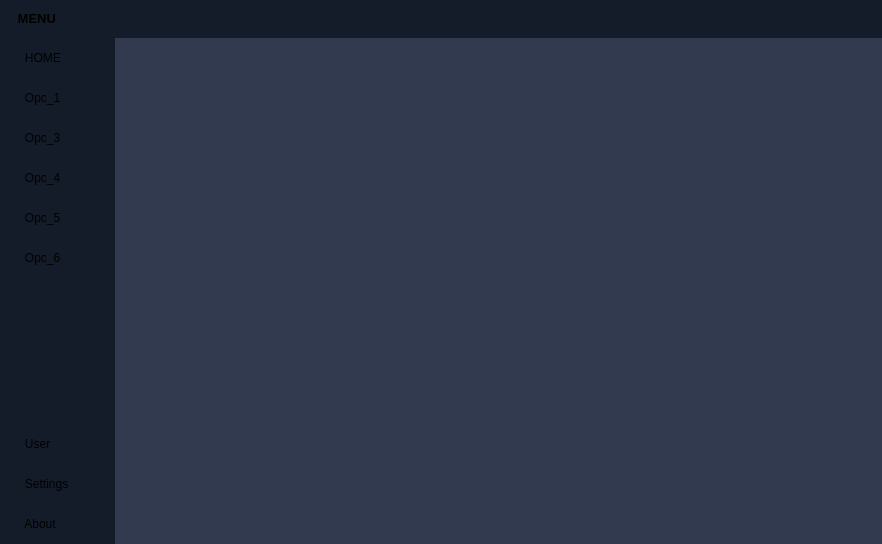
<?xml version="1.0" encoding="UTF-8"?>
<ui version="4.0">
 <class>MainWindow</class>
 <widget class="QMainWindow" name="MainWindow">
  <property name="geometry">
   <rect>
    <x>0</x>
    <y>0</y>
    <width>882</width>
    <height>544</height>
   </rect>
  </property>
  <property name="windowTitle">
   <string>MainWindow</string>
  </property>
  <widget class="QWidget" name="centralwidget">
   <property name="styleSheet">
    <string notr="true">* {
    border: none;
    background-color: transparent;
}</string>
   </property>
   <layout class="QVBoxLayout" name="verticalLayout">
    <property name="spacing">
     <number>0</number>
    </property>
    <property name="leftMargin">
     <number>0</number>
    </property>
    <property name="topMargin">
     <number>0</number>
    </property>
    <property name="rightMargin">
     <number>0</number>
    </property>
    <property name="bottomMargin">
     <number>0</number>
    </property>
    <item>
     <widget class="QFrame" name="frame_superior">
      <property name="minimumSize">
       <size>
        <width>0</width>
        <height>37</height>
       </size>
      </property>
      <property name="maximumSize">
       <size>
        <width>16777215</width>
        <height>37</height>
       </size>
      </property>
      <property name="styleSheet">
       <string notr="true">background-color: #141C29;

</string>
      </property>
      <property name="frameShape">
       <enum>QFrame::StyledPanel</enum>
      </property>
      <property name="frameShadow">
       <enum>QFrame::Raised</enum>
      </property>
      <layout class="QHBoxLayout" name="horizontalLayout_2">
       <property name="spacing">
        <number>1</number>
       </property>
       <property name="leftMargin">
        <number>5</number>
       </property>
       <property name="topMargin">
        <number>0</number>
       </property>
       <property name="rightMargin">
        <number>0</number>
       </property>
       <property name="bottomMargin">
        <number>0</number>
       </property>
       <item>
        <widget class="QPushButton" name="btn_menu">
         <property name="font">
          <font>
           <pointsize>10</pointsize>
           <bold>true</bold>
          </font>
         </property>
         <property name="styleSheet">
          <string notr="true">QPushButton{
	border: 20px;
    padding-left: 5px; 
}

QPushButton:hover{
  background-color: #323A4F;
  padding-left: 5px; 
}

QPushButton:pressed {
    background-color: #1E2738; 
    padding-left: 5px; 
}</string>
         </property>
         <property name="text">
          <string>  MENU </string>
         </property>
         <property name="icon">
          <iconset resource="icon.qrc">
           <normaloff>:/img/icon_light/menu.svg</normaloff>:/img/icon_light/menu.svg</iconset>
         </property>
         <property name="iconSize">
          <size>
           <width>30</width>
           <height>30</height>
          </size>
         </property>
        </widget>
       </item>
       <item>
        <spacer name="horizontalSpacer">
         <property name="orientation">
          <enum>Qt::Horizontal</enum>
         </property>
         <property name="sizeHint" stdset="0">
          <size>
           <width>489</width>
           <height>20</height>
          </size>
         </property>
        </spacer>
       </item>
      </layout>
     </widget>
    </item>
    <item>
     <widget class="QFrame" name="frame_inferior">
      <property name="styleSheet">
       <string notr="true">    background-color: #141C29;
</string>
      </property>
      <property name="frameShape">
       <enum>QFrame::StyledPanel</enum>
      </property>
      <property name="frameShadow">
       <enum>QFrame::Raised</enum>
      </property>
      <layout class="QHBoxLayout" name="horizontalLayout">
       <property name="spacing">
        <number>0</number>
       </property>
       <property name="leftMargin">
        <number>0</number>
       </property>
       <property name="topMargin">
        <number>1</number>
       </property>
       <property name="rightMargin">
        <number>0</number>
       </property>
       <property name="bottomMargin">
        <number>0</number>
       </property>
       <item alignment="Qt::AlignLeft">
        <widget class="QFrame" name="frame_lateral">
         <property name="sizePolicy">
          <sizepolicy hsizetype="Expanding" vsizetype="Preferred">
           <horstretch>0</horstretch>
           <verstretch>0</verstretch>
          </sizepolicy>
         </property>
         <property name="minimumSize">
          <size>
           <width>0</width>
           <height>0</height>
          </size>
         </property>
         <property name="maximumSize">
          <size>
           <width>16777215</width>
           <height>16777215</height>
          </size>
         </property>
         <property name="styleSheet">
          <string notr="true"> QPushButton {
    background-color: #141C29;
    border-top-left-radius: 20px;
    border-bottom-left-radius: 20px;
    font: 75 12pt 'Arial Narrow';
    padding-left: 10px;
    min-width: 100px;
    text-align: left;
}

QPushButton:hover {
   color: #66FFCC;
}

QPushButton:pressed {
    background-color: #111824;
	color: #ffffff;
}

QFrame {
    background-color: #141C29;
}</string>
         </property>
         <property name="frameShape">
          <enum>QFrame::StyledPanel</enum>
         </property>
         <property name="frameShadow">
          <enum>QFrame::Raised</enum>
         </property>
         <layout class="QVBoxLayout" name="verticalLayout_3">
          <property name="spacing">
           <number>0</number>
          </property>
          <property name="leftMargin">
           <number>5</number>
          </property>
          <property name="topMargin">
           <number>0</number>
          </property>
          <property name="rightMargin">
           <number>0</number>
          </property>
          <property name="bottomMargin">
           <number>0</number>
          </property>
          <item>
           <widget class="QFrame" name="frame_3">
            <property name="minimumSize">
             <size>
              <width>0</width>
              <height>0</height>
             </size>
            </property>
            <property name="maximumSize">
             <size>
              <width>16777215</width>
              <height>16777215</height>
             </size>
            </property>
            <property name="frameShape">
             <enum>QFrame::StyledPanel</enum>
            </property>
            <property name="frameShadow">
             <enum>QFrame::Raised</enum>
            </property>
            <layout class="QVBoxLayout" name="verticalLayout_4">
             <property name="spacing">
              <number>0</number>
             </property>
             <property name="leftMargin">
              <number>0</number>
             </property>
             <property name="topMargin">
              <number>0</number>
             </property>
             <property name="rightMargin">
              <number>0</number>
             </property>
             <property name="bottomMargin">
              <number>0</number>
             </property>
             <item>
              <widget class="QPushButton" name="bt_uno_2">
               <property name="sizePolicy">
                <sizepolicy hsizetype="Minimum" vsizetype="Fixed">
                 <horstretch>0</horstretch>
                 <verstretch>0</verstretch>
                </sizepolicy>
               </property>
               <property name="minimumSize">
                <size>
                 <width>110</width>
                 <height>40</height>
                </size>
               </property>
               <property name="maximumSize">
                <size>
                 <width>16777215</width>
                 <height>40</height>
                </size>
               </property>
               <property name="baseSize">
                <size>
                 <width>0</width>
                 <height>0</height>
                </size>
               </property>
               <property name="contextMenuPolicy">
                <enum>Qt::PreventContextMenu</enum>
               </property>
               <property name="acceptDrops">
                <bool>true</bool>
               </property>
               <property name="text">
                <string>   HOME  </string>
               </property>
               <property name="icon">
                <iconset resource="icon.qrc">
                 <normaloff>:/img/icon_light/home.svg</normaloff>:/img/icon_light/home.svg</iconset>
               </property>
               <property name="iconSize">
                <size>
                 <width>20</width>
                 <height>20</height>
                </size>
               </property>
               <property name="autoRepeatDelay">
                <number>300</number>
               </property>
              </widget>
             </item>
             <item>
              <widget class="QPushButton" name="bt_uno">
               <property name="minimumSize">
                <size>
                 <width>110</width>
                 <height>40</height>
                </size>
               </property>
               <property name="maximumSize">
                <size>
                 <width>16777215</width>
                 <height>40</height>
                </size>
               </property>
               <property name="text">
                <string>   Opc_1</string>
               </property>
               <property name="icon">
                <iconset resource="icon.qrc">
                 <normaloff>:/img/icon_light/user-plus.svg</normaloff>:/img/icon_light/user-plus.svg</iconset>
               </property>
               <property name="iconSize">
                <size>
                 <width>20</width>
                 <height>20</height>
                </size>
               </property>
              </widget>
             </item>
             <item>
              <widget class="QPushButton" name="bt_dos">
               <property name="minimumSize">
                <size>
                 <width>110</width>
                 <height>40</height>
                </size>
               </property>
               <property name="maximumSize">
                <size>
                 <width>16777215</width>
                 <height>40</height>
                </size>
               </property>
               <property name="text">
                <string>   Opc_3</string>
               </property>
               <property name="icon">
                <iconset resource="icon.qrc">
                 <normaloff>:/img/icon_light/edit.svg</normaloff>:/img/icon_light/edit.svg</iconset>
               </property>
               <property name="iconSize">
                <size>
                 <width>20</width>
                 <height>20</height>
                </size>
               </property>
              </widget>
             </item>
             <item>
              <widget class="QPushButton" name="bt_tres">
               <property name="minimumSize">
                <size>
                 <width>110</width>
                 <height>40</height>
                </size>
               </property>
               <property name="maximumSize">
                <size>
                 <width>16777215</width>
                 <height>40</height>
                </size>
               </property>
               <property name="text">
                <string>   Opc_4</string>
               </property>
               <property name="icon">
                <iconset resource="icon.qrc">
                 <normaloff>:/img/icon_light/plus-square.svg</normaloff>:/img/icon_light/plus-square.svg</iconset>
               </property>
               <property name="iconSize">
                <size>
                 <width>20</width>
                 <height>20</height>
                </size>
               </property>
              </widget>
             </item>
             <item>
              <widget class="QPushButton" name="bt_cuatro">
               <property name="minimumSize">
                <size>
                 <width>110</width>
                 <height>40</height>
                </size>
               </property>
               <property name="maximumSize">
                <size>
                 <width>16777215</width>
                 <height>40</height>
                </size>
               </property>
               <property name="text">
                <string>   Opc_5</string>
               </property>
               <property name="icon">
                <iconset resource="icon.qrc">
                 <normaloff>:/img/icon_light/folder-plus.svg</normaloff>:/img/icon_light/folder-plus.svg</iconset>
               </property>
               <property name="iconSize">
                <size>
                 <width>20</width>
                 <height>20</height>
                </size>
               </property>
              </widget>
             </item>
             <item>
              <widget class="QPushButton" name="bt_cinco">
               <property name="minimumSize">
                <size>
                 <width>110</width>
                 <height>40</height>
                </size>
               </property>
               <property name="maximumSize">
                <size>
                 <width>16777215</width>
                 <height>40</height>
                </size>
               </property>
               <property name="text">
                <string>   Opc_6</string>
               </property>
               <property name="icon">
                <iconset resource="icon.qrc">
                 <normaloff>:/img/icon_light/check-square.svg</normaloff>:/img/icon_light/check-square.svg</iconset>
               </property>
               <property name="iconSize">
                <size>
                 <width>20</width>
                 <height>20</height>
                </size>
               </property>
              </widget>
             </item>
            </layout>
           </widget>
          </item>
          <item>
           <spacer name="verticalSpacer">
            <property name="orientation">
             <enum>Qt::Vertical</enum>
            </property>
            <property name="sizeHint" stdset="0">
             <size>
              <width>20</width>
              <height>108</height>
             </size>
            </property>
           </spacer>
          </item>
          <item>
           <widget class="QFrame" name="frame_5">
            <property name="styleSheet">
             <string notr="true"/>
            </property>
            <property name="frameShape">
             <enum>QFrame::StyledPanel</enum>
            </property>
            <property name="frameShadow">
             <enum>QFrame::Raised</enum>
            </property>
            <property name="lineWidth">
             <number>1</number>
            </property>
            <layout class="QVBoxLayout" name="verticalLayout_5">
             <property name="spacing">
              <number>0</number>
             </property>
             <property name="leftMargin">
              <number>0</number>
             </property>
             <property name="topMargin">
              <number>0</number>
             </property>
             <property name="rightMargin">
              <number>0</number>
             </property>
             <property name="bottomMargin">
              <number>0</number>
             </property>
             <item>
              <widget class="QPushButton" name="pushButton_6">
               <property name="minimumSize">
                <size>
                 <width>110</width>
                 <height>40</height>
                </size>
               </property>
               <property name="maximumSize">
                <size>
                 <width>16777215</width>
                 <height>40</height>
                </size>
               </property>
               <property name="text">
                <string>   User</string>
               </property>
               <property name="icon">
                <iconset resource="icon.qrc">
                 <normaloff>:/img/icon_light/user.svg</normaloff>:/img/icon_light/user.svg</iconset>
               </property>
               <property name="iconSize">
                <size>
                 <width>20</width>
                 <height>20</height>
                </size>
               </property>
               <property name="flat">
                <bool>false</bool>
               </property>
              </widget>
             </item>
             <item>
              <widget class="QPushButton" name="pushButton_7">
               <property name="minimumSize">
                <size>
                 <width>110</width>
                 <height>40</height>
                </size>
               </property>
               <property name="maximumSize">
                <size>
                 <width>16777215</width>
                 <height>40</height>
                </size>
               </property>
               <property name="text">
                <string>   Settings</string>
               </property>
               <property name="icon">
                <iconset resource="icon.qrc">
                 <normaloff>:/img/icon_light/settings.svg</normaloff>:/img/icon_light/settings.svg</iconset>
               </property>
               <property name="iconSize">
                <size>
                 <width>20</width>
                 <height>20</height>
                </size>
               </property>
              </widget>
             </item>
             <item>
              <widget class="QPushButton" name="pushButton">
               <property name="minimumSize">
                <size>
                 <width>110</width>
                 <height>40</height>
                </size>
               </property>
               <property name="text">
                <string>   About</string>
               </property>
               <property name="icon">
                <iconset resource="icon.qrc">
                 <normaloff>:/img/icon_light/alert-circle.svg</normaloff>:/img/icon_light/alert-circle.svg</iconset>
               </property>
               <property name="iconSize">
                <size>
                 <width>20</width>
                 <height>20</height>
                </size>
               </property>
              </widget>
             </item>
            </layout>
           </widget>
          </item>
         </layout>
        </widget>
       </item>
       <item>
        <widget class="QFrame" name="main_bosy">
         <property name="sizePolicy">
          <sizepolicy hsizetype="Expanding" vsizetype="Preferred">
           <horstretch>0</horstretch>
           <verstretch>0</verstretch>
          </sizepolicy>
         </property>
         <property name="minimumSize">
          <size>
           <width>0</width>
           <height>0</height>
          </size>
         </property>
         <property name="styleSheet">
          <string notr="true">background-color: #323A4F
</string>
         </property>
         <property name="frameShape">
          <enum>QFrame::StyledPanel</enum>
         </property>
         <property name="frameShadow">
          <enum>QFrame::Raised</enum>
         </property>
         <layout class="QVBoxLayout" name="verticalLayout_2">
          <property name="spacing">
           <number>0</number>
          </property>
          <property name="leftMargin">
           <number>0</number>
          </property>
          <property name="topMargin">
           <number>0</number>
          </property>
          <property name="rightMargin">
           <number>0</number>
          </property>
          <property name="bottomMargin">
           <number>0</number>
          </property>
         </layout>
        </widget>
       </item>
      </layout>
     </widget>
    </item>
   </layout>
  </widget>
 </widget>
 <resources>
  <include location="icon.qrc"/>
 </resources>
 <connections/>
</ui>
